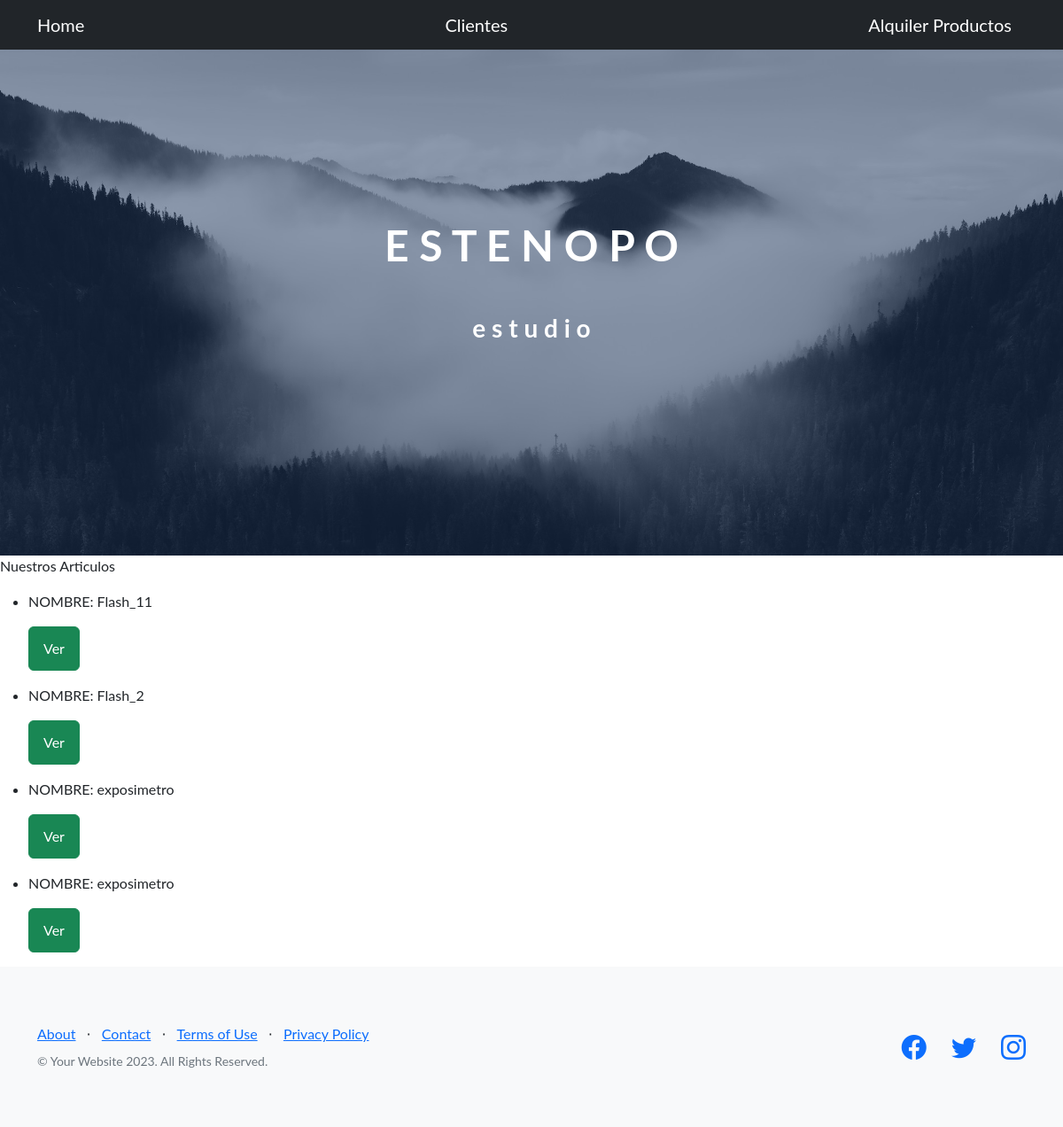
Page /EstenopoApp/AlquilerApp/articulo/list on the earlier database version.
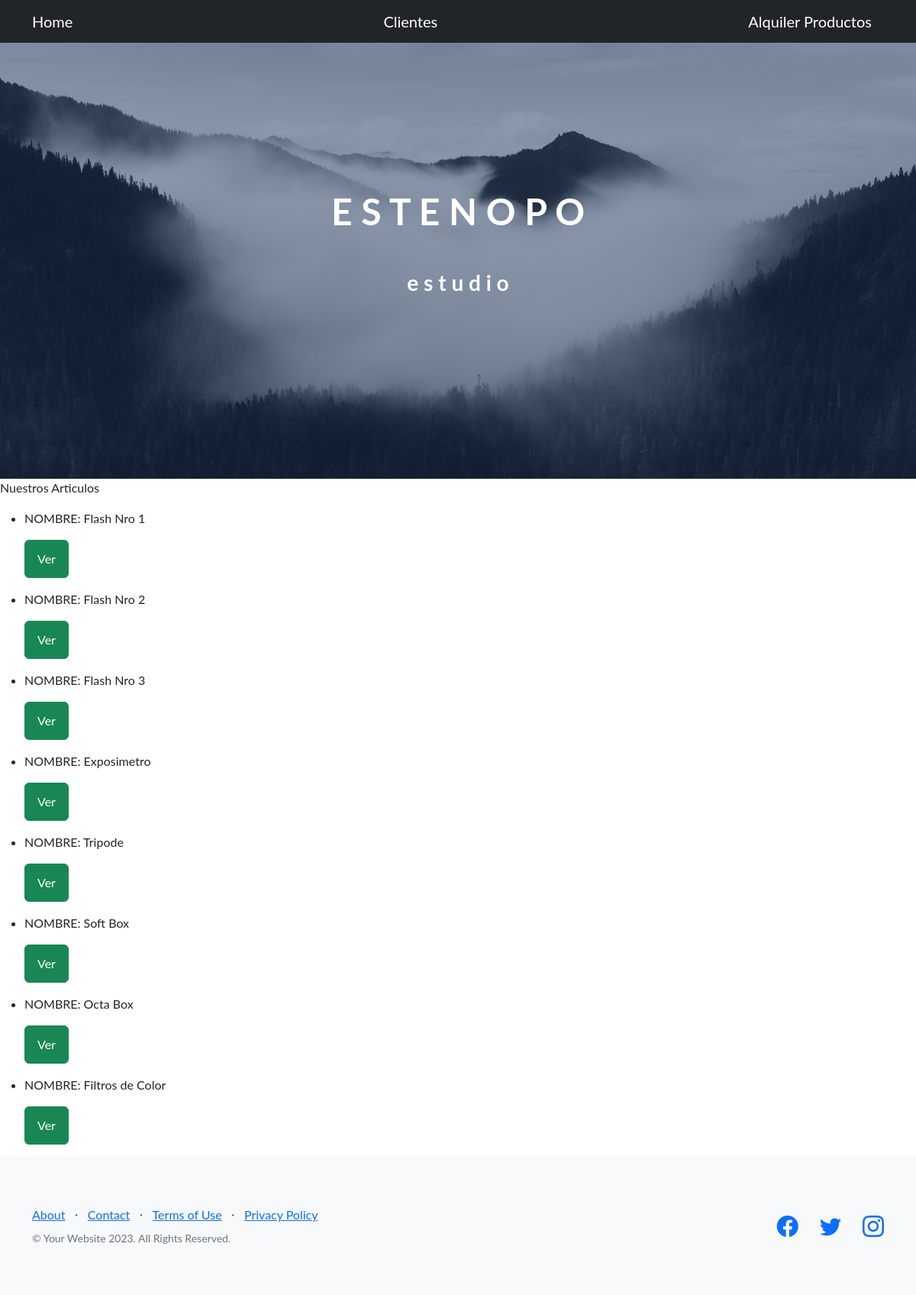
Same page on the later database version.
### AlquilerApp/models.py (models this page shows, shortened)
class Alquiler(models.Model):
    item=models.CharField(max_length=60)
    cod=models.CharField(max_length=60)
    Descripcion=models.CharField(max_length=150, null=True)
    Autor=models.CharField(max_length=60, null=True)
    fecha=models.DateField(null=True)
    precio=models.FloatField(max_length=20)
    imagen=models.ImageField(upload_to='media/Productos', null=True, blank = True)

### AlquilerApp/views.py (the view)
# urls.py: path('articulo/list',views.ArticulosList.as_view(),name='Art_List'),
class ArticulosList(ListView):
    model=Alquiler
    template_name="AlquilerApp/articulos_list.html"

### AlquilerApp/Templates/AlquilerApp/articulos_list.html (shortened to what this page needs)
{% extends "AlquilerApp/padre.html" %}
{% load static %}
{% block ContenidoQueCambia %}
    <p> Nuestros Articulos</p>
    <ul>
        {% for alquiler in object_list %}
            <li>
                <p> NOMBRE: {{alquiler.item}}</p>
                <p>
                    <a href="{% url 'Art_Detail' alquiler.id %}" class="btn btn-success"> Ver </a>
                </p>
            </li>
        {% endfor %}
    </ul>
{% endblock %}

Differences in the rows shown:
changed Alquiler: item "Flash_11" → "Flash Nro 1"
changed Alquiler: item "Flash_2" → "Flash Nro 2"
changed Alquiler: item "exposimetro" → "Flash Nro 3"
changed Alquiler: item "exposimetro" → "Exposimetro"
added Alquiler: item "Tripode"
added Alquiler: item "Soft Box"
added Alquiler: item "Octa Box"
added Alquiler: item "Filtros de Color"
